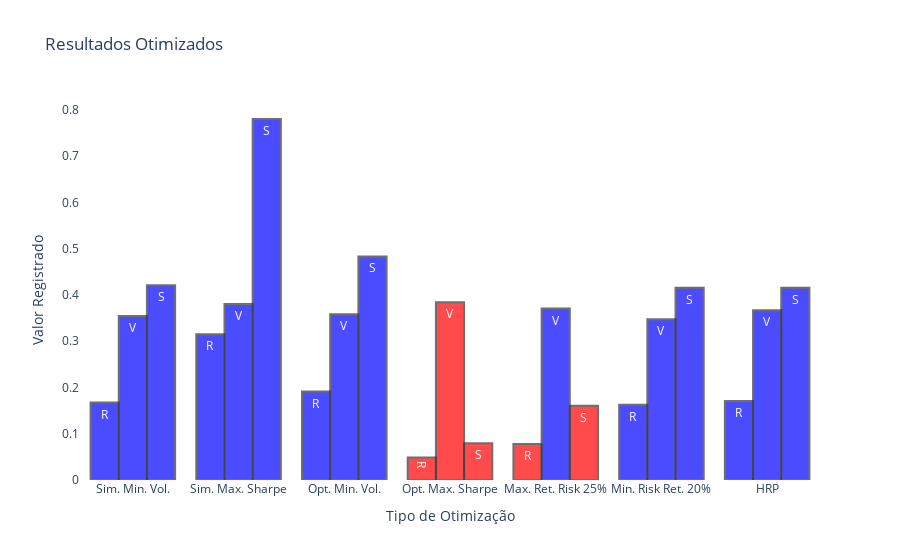

This figure's notebook cell:
### Markdown cell above
## Comparação Entre as Otimizações

### Code cell
rets = Portfolio.all_rets()[4:]
vols = Portfolio.all_vols()[4:]
sharpes = Portfolio.all_sindex(selic_a_fut)[4:]

ret_cores = map(
    lambda r: 'red' if r < acoes_fut.portfolio_return() else 'blue',
    rets
)

vol_cores = map(
    lambda v: 'blue' if v < acoes_fut.volatility() else 'red',
    vols
)

sharpe_cores = map(
    lambda s: 'red' if s < acoes_fut.s_index(selic_a_fut) else 'blue',
    sharpes
)

colors = {
    'rets': list(ret_cores),
    'vols': list(vol_cores),
    'sharpes': list(sharpe_cores)
}

# como a imagem do plotly não é renderizada no github,
# insiro o png da mesma
qt.plot_opt_comparisons(rets, vols, sharpes, colors)

### Figure 1 — Plotly figure (JSON) as saved in the notebook; plotly's stock layout.template omitted (floating-point values rounded to 4 significant figures)
{"data": [{"hoverinfo": "text+y", "marker": {"color": ["blue", "blue", "blue", "red", "red", "blue", "blue"], "line": {"color": "#333", "width": 2}}, "opacity": 0.7, "showlegend": false, "text": "R", "type": "bar", "x": ["Sim. Min. Vol.", "Sim. Max. Sharpe", "Opt. Min. Vol.", "Opt. Max. Sharpe", "Max. Ret. Risk 25%", "Min. Risk Ret. 20%", "HRP"], "y": [0.1675, 0.315, 0.1913, 0.04864, 0.07766, 0.1626, 0.1706]}, {"hoverinfo": "text+y", "marker": {"color": ["blue", "blue", "blue", "red", "blue", "blue", "blue"], "line": {"color": "#333", "width": 2}}, "opacity": 0.7, "showlegend": false, "text": "V", "type": "bar", "x": ["Sim. Min. Vol.", "Sim. Max. Sharpe", "Opt. Min. Vol.", "Opt. Max. Sharpe", "Max. Ret. Risk 25%", "Min. Risk Ret. 20%", "HRP"], "y": [0.3548, 0.3804, 0.3584, 0.3844, 0.3706, 0.3474, 0.367]}, {"hoverinfo": "text+y", "marker": {"color": ["blue", "blue", "blue", "red", "red", "blue", "blue"], "line": {"color": "#333", "width": 2}}, "opacity": 0.7, "showlegend": false, "text": "S", "type": "bar", "x": ["Sim. Min. Vol.", "Sim. Max. Sharpe", "Opt. Min. Vol.", "Opt. Max. Sharpe", "Max. Ret. Risk 25%", "Min. Risk Ret. 20%", "HRP"], "y": [0.4209, 0.7805, 0.4833, 0.07936, 0.1606, 0.4159, 0.4154]}], "layout": {"hoverdistance": 100, "plot_bgcolor": "#FFF", "title": {"text": "Resultados Otimizados"}, "xaxis": {"showgrid": false, "title": {"text": "Tipo de Otimização"}}, "yaxis": {"showgrid": false, "title": {"text": "Valor Registrado"}}}}
